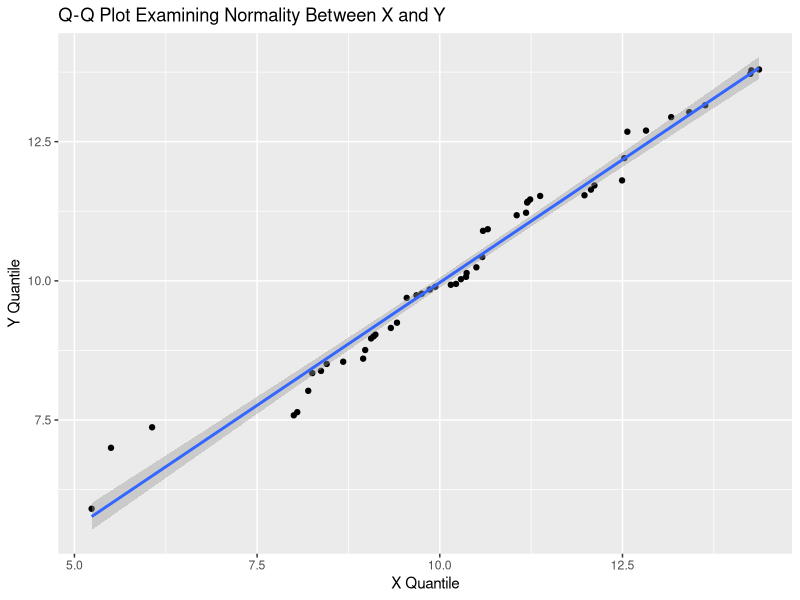

Generate this figure with R:
## ---- chunk 1
library(tidyverse)
library(purrr)
library(readr)
## ---- chunk 2
#X and Y numeric vectors, must be of same length
QQPlot_func <- function(x, y) {
  stopifnot(is.numeric(x) & 
              is.numeric(y) & 
              length(x) == length(y)) #checking if vectors are numeric and same length
  
  df_sort <- data.frame(sort(x), sort(y)) #sorting the vectors from smallest to largest

  qq_plot <- df_sort |> #creating qqplot
    ggplot(aes(x = sort.x., sort.y.)) +
    geom_point() +
    labs(title = "Q-Q Plot Examining Normality Between X and Y",
         x = "X Quantile",
         y = "Y Quantile") +
    geom_smooth(method = "lm")
  
  return(qq_plot)
}

## ---- chunk 3

x <- rnorm(n = 50, mean = 10, sd = 2) 
y <- rnorm(n = 50, mean = 10, sd = 2) #creating randomized test numerical vectors

my_qq_plot <- QQPlot_func(x, y)
my_qq_plot
